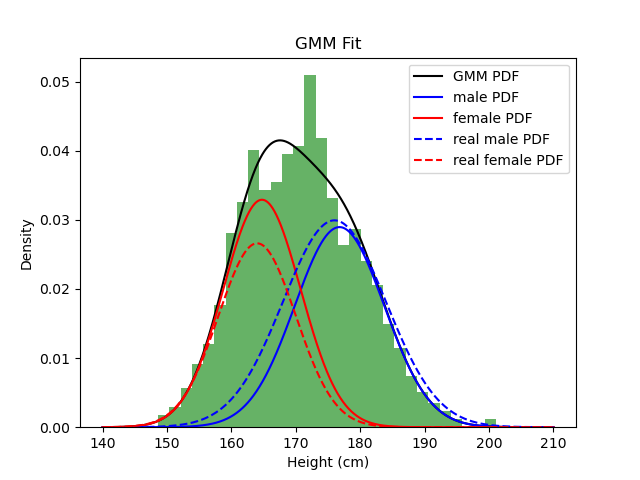

Write Python code to recreate this figure.
from height import male_and_female
import numpy as np
import matplotlib.pyplot as plt
from sklearn.mixture import GaussianMixture
from scipy.stats import norm
import statistics
def EM(data, max_epoch=1000):
    # 1 步
    n = len(data)
    # 计算中位数
    median_data = statistics.median(data)
    # 初始化参数
    mu1, mu2 = median_data+5, median_data-5  # 随机初始化均值
    sigma1_sq, sigma2_sq = np.random.rand(2) * 10 + 5  # 随机初始化方差
    pi1, pi2 = np.random.rand(2)
    pi1 /= (pi1 + pi2)  # 确保混合权重之和为1

    for _ in range(max_epoch):
        # 2 步
        gamma1 = pi1 * norm.pdf(data, mu1, np.sqrt(sigma1_sq))  #概率密度×混合权重
        gamma2 = pi2 * norm.pdf(data, mu2, np.sqrt(sigma2_sq))
        total_gamma = gamma1 + gamma2   #除以总值
        gamma1 /= total_gamma
        gamma2 /= total_gamma

        # 3 步
        mu1 = np.sum(gamma1 * data) / np.sum(gamma1)    #优化均值
        mu2 = np.sum(gamma2 * data) / np.sum(gamma2)
        sigma1_sq = np.sum(gamma1 * (data - mu1) ** 2) / np.sum(gamma1)     #优化方差
        sigma2_sq = np.sum(gamma2 * (data - mu2) ** 2) / np.sum(gamma2)
        pi1 = np.mean(gamma1)   #优化混合权重
        pi2 = np.mean(gamma2)

        # # 打印每次迭代的结果
        # print(
        #     f"Iteration {_ + 1}: mu1={mu1:.2f}, mu2={mu2:.2f}, sigma1^2={sigma1_sq:.2f}, sigma2^2={sigma2_sq:.2f}, pi1={pi1:.2f}")

    return np.array([mu1, mu2]), np.array([sigma1_sq, sigma2_sq]), np.array([pi1, pi2])

data_male,data_female = male_and_female(N_total= 1000)
data = np.concatenate([data_male, data_female])

# # 使用自己编写的EM函数
# means, sigmas, weights=EM(data)
# sigmas = np.sqrt(sigmas)
# print("GMM Means:", means)
# print("GMM Sigmas:", sigmas)
# print("GMM Weights:", weights)
# x = np.linspace(140, 210, 1000)
# y_m = norm.pdf(x, 176, 8)*0.6
# y_f = norm.pdf(x, 164, 6)*0.4
# y_m_p = norm.pdf(x, means[0], sigmas[0])*weights[0]
# y_f_p = norm.pdf(x, means[1], sigmas[1])*weights[1]
# total_pdf = norm.pdf(x, means[0], sigmas[0])*weights[0] + norm.pdf(x, means[1], sigmas[1])*weights[1]
# plt.hist(data, bins=30, density=True, alpha=0.6, color='g')
# plt.plot(x, total_pdf, '-k', label='Personal PDF')
# plt.plot(x, y_m_p, 'b', label='pre male PDF')
# plt.plot(x, y_f_p, 'r', label='pre female PDF')
# plt.plot(x, y_m, '--b', label='real male PDF')
# plt.plot(x, y_f, '--r', label='real female PDF')
# plt.legend()
# plt.title("Personal EM Fit")
# plt.xlabel("Height (cm)")
# plt.ylabel("Density")
# plt.show()

# 使用包装好的GMM
gmm = GaussianMixture(n_components=2, max_iter=200, random_state=42)
gmm.fit(data.reshape(-1, 1))

# 获取GMM参数
means = gmm.means_.flatten()
sigmas = np.sqrt(gmm.covariances_.flatten())
weights = gmm.weights_.flatten()

# 可视化GMM拟合结果
x = np.linspace(140, 210, 1000)
logprob = gmm.score_samples(x.reshape(-1, 1))
responsibilities = gmm.predict_proba(x.reshape(-1, 1))
pdf = np.exp(logprob)
pdf_individual = responsibilities * pdf[:, np.newaxis]

# 将 pdf_individual 打包成元组列表，并按 means 的大小排序
sorted_data = sorted(zip(means, sigmas, weights, pdf_individual.T), key=lambda x: x[0], reverse=True)
# 解压排序后的元组列表
means_sorted, sigmas_sorted, weights_sorted, pdf_individual_sorted = zip(*sorted_data)

# 转换为 NumPy 数组
pdf_individual_sorted = np.array(pdf_individual_sorted).T
means = np.array(means_sorted).flatten()
sigmas = np.array(sigmas_sorted).flatten()
weights = np.array(weights_sorted).flatten()

print("GMM Means:", means)
print("GMM Sigmas:", sigmas)
print("GMM Weights:", weights)
y_m = norm.pdf(x, 176, 8)*0.6
y_f = norm.pdf(x, 164, 6)*0.4

plt.hist(data, bins=30, density=True, alpha=0.6, color='g')
plt.plot(x, pdf, '-k', label='GMM PDF')
plt.plot(x, pdf_individual[:, 0], 'b', label='male PDF')
plt.plot(x, pdf_individual[:, 1], 'r', label='female PDF')
plt.plot(x, y_m, '--b', label='real male PDF')
plt.plot(x, y_f, '--r', label='real female PDF')
plt.legend()
plt.title("GMM Fit")
plt.xlabel("Height (cm)")
plt.ylabel("Density")
plt.show()
